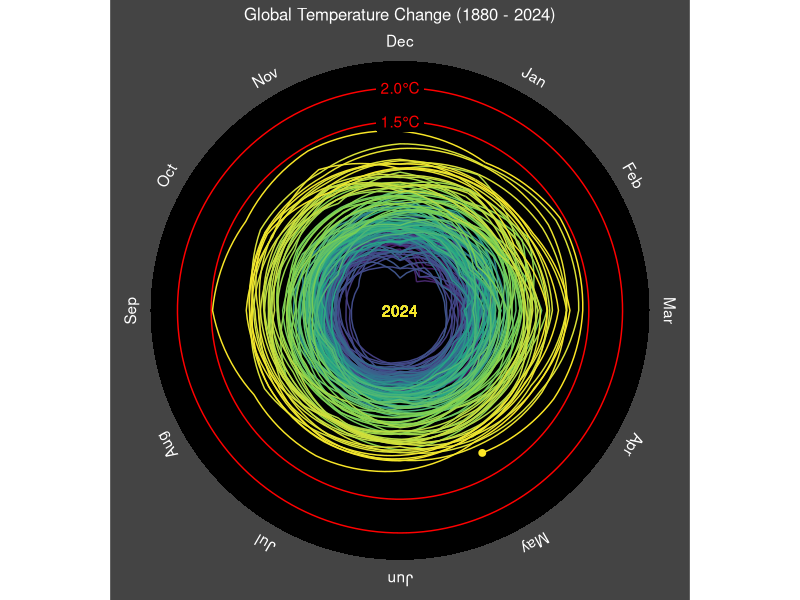
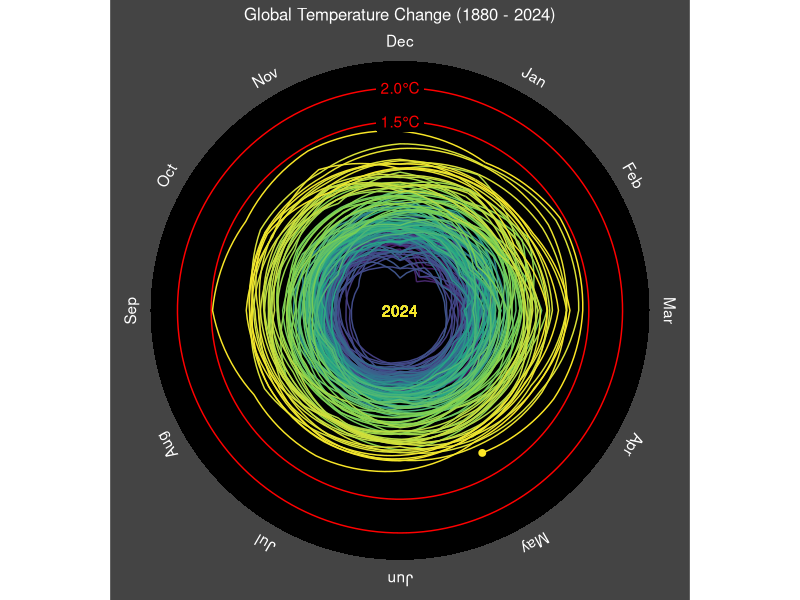

The R script that drew these images, in order:
# How to recreate climate temperature spirals in R with ggplot2 (CC218)

library(tidyverse)
library(ggtext)

t_diff <- read_csv("data/GLB.Ts+dSST.csv", skip = 1, na = "***") %>% 
  select(year = Year, month.abb) %>% 
  pivot_longer(-year, names_to = "month", values_to = "t_diff") %>% 
  drop_na() %>% 
  mutate(month = factor(month, levels = month.abb))

# t_diff %>%
#   ggplot(aes(x=month, y=t_diff, group = year, color=year)) +
#   geom_line()

# last_dec <- t_diff %>% 
#   filter(month == "Dec") %>% 
#   mutate(year = year + 1,
#          month = "last_Dec")

next_jan <- t_diff %>%
  filter(month == "Jan") %>%
  mutate(year = year  - 1,
         month = "next_Jan")

t_data <- bind_rows(t_diff, next_jan) %>%
  mutate(month = factor(month, levels = c(month.abb, "next_Jan")),
         month_number = as.numeric(month))

annotation <- t_data %>%
  slice_max(year) %>%
  slice_max(month_number)

temp_lines <- tibble(
  x = 12,
  y = c(1.5, 2.0),
  labels = c("1.5\u00B0C", "2.0\u00B0C")
)

month_labels <- tibble(
  x = 1:12,
  labels = month.abb,
  y = 2.7
)

t_data %>% 
  ggplot(aes(x = month_number, y = t_diff, group = year, color = year)) +
  geom_col(data = month_labels, aes(x = x + 0.5, y = 2.4), fill = "black",
           width = 1,
           inherit.aes = FALSE) +
  geom_col(data = month_labels, aes(x = x + 0.5, y = -2), fill = "black",
           width = 1,
           inherit.aes = FALSE) +
  geom_hline(yintercept = c(1.5, 2.0), color = "red") +
  geom_line() +
  geom_point(data = annotation, aes(x = month_number, y = t_diff, color = year),
             size = 2,
             inherit.aes = FALSE) +
  geom_label(data = temp_lines, aes(x = x, y = y, label = labels), 
             color = "red", fill = "black", label.size = 0, 
             inherit.aes = FALSE) +
  geom_text(data = month_labels, aes(x =x, y=y, label = labels),
            inherit.aes = FALSE, color = "white",
            angle = seq(360 - 360/12, 0, length.out = 12)) + 
  geom_text(aes(x = 1, y = -1.3, label = "2024")) + 
  scale_x_continuous(breaks = 1:12,
                     labels = month.abb, expand = c(0,0), 
                     sec.axis = dup_axis(name = NULL, labels = NULL)) +
  scale_y_continuous(breaks = seq(-2, 2, 0.2),
                     limits = c(-2, 2.7), expand = c(0,-0.7),
                     sec.axis = dup_axis(name = NULL, labels = NULL)) +
  scale_color_viridis_c(breaks = seq(1880, 2020, 20),
                        guide = "none") +
  # coord_cartesian(xlim = c(1, 12)) +
  coord_polar(start = 2*pi/12) +
  labs(x = NULL,
       y = NULL,
       title = "Global Temperature Change (1880 - 2024)") +
  theme(
    panel.background = element_rect(fill = "#444444", size = 1),
    plot.background = element_rect(fill = "#444444", color = "#444444"),
    panel.grid = element_blank(),
    axis.text.x = element_blank(),
    axis.text.y = element_blank(),
    axis.title.y = element_blank(),
    axis.ticks = element_blank(),
    # axis.ticks.length = unit(-5, "pt"),
    axis.title = element_markdown(color = "white", size = 13),
    plot.title = element_markdown(color = "white", hjust = 0.5, size = 12),
    )

ggsave("figures/climate_spiral.png", width = 8, height = 4.5)
  


